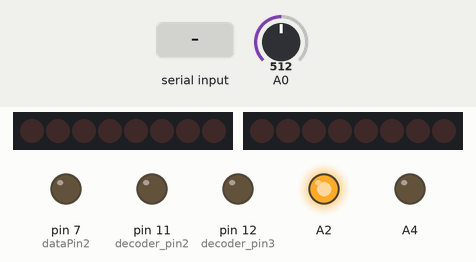
Simulated run of this sketch. Board: Arduino Uno, built with avr-gcc and run on an emulated ATmega328P. On the bench: 2 × 8 shift-register outputs drawn as a row of LEDs (first output left, lit = HIGH), output pins drawn as LEDs (lit = HIGH). Wiring (inferred from the names in the program): 2 × shift register (74HC595): data pin 4, shift clock pin 6, latch pin 5 / data pin 10, shift clock pin 13. Wiring (inferred from the signals the program sends): 2 × row of LEDs: on Q0, Q1, Q2, Q3, Q4, Q5, Q6, Q7 / on Q0, Q1, Q2, Q3, Q4, Q5, Q6, Q7. The test bench sets the inputs (shaded band); at power-on: A0 = 512. Pins used as bus, display or sensor lines are not drawn; what the sketch prints to the serial monitor is not drawn.

Above: at 1.2 s.
1.3 s: "Button 8\n" received over Serial
At 1.8 s:
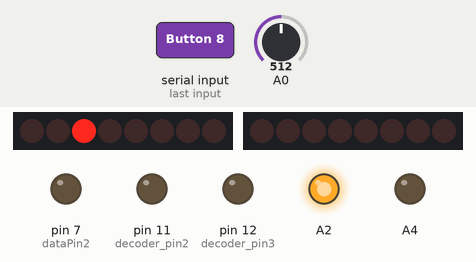
2.8 s: "Button 7\n" received over Serial
At 3.2 s:
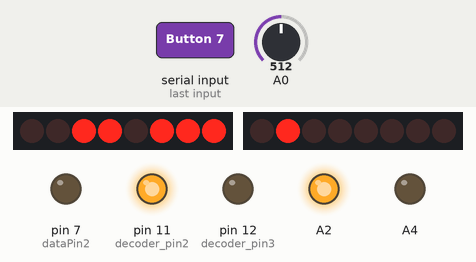
4.4 s: "Button 6\n" received over Serial
At 5.3 s:
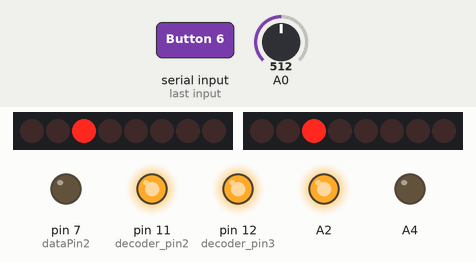
5.9 s: "Button 5\n" received over Serial
At 6.7 s:
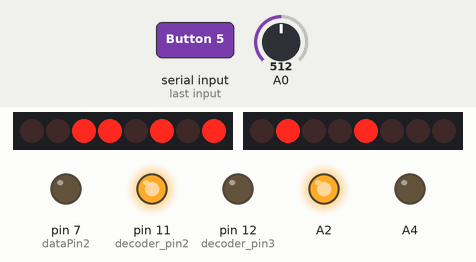
7.5 s: "Button 4\n" received over Serial
At 8.7 s:
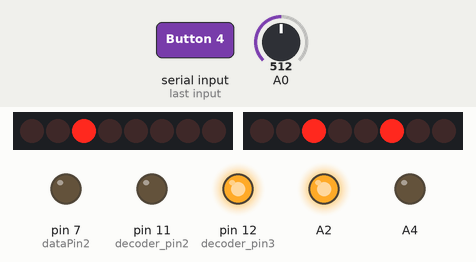
9.0 s: "Button 3\n" received over Serial
At 10.3 s:
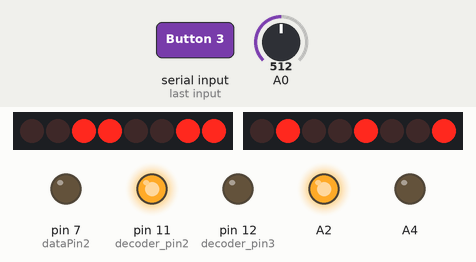
Timing chart, 0 to 11.6 s (numbered marks = the images above; inputs shaded):
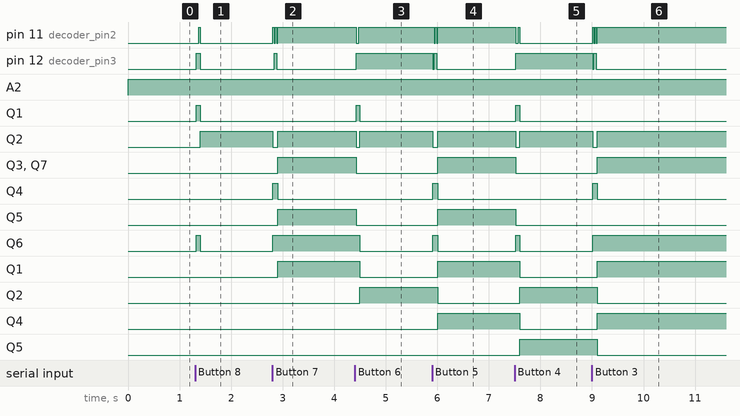

The sketch:

Bridge2Africa_2.ino
```cpp
int latchPin = 5;
int clockPin = 6;
int dataPin = 4;
int latchPin2 = 8;
int dataPin2 = 7;

int decoder_pin1 = 10;
int decoder_pin2 = 11;
int decoder_pin3 = 12;
int decoder_pin4 = 13;

const int buttonPin = 2;     // the number of the pushbutton pin
const int ledPin =  13;      // the number of the LED pin

byte leds = 0;
byte leds2 = 0;
char one = 'a';
char two = 'd';
char count = one;
int first = 1;

// variables will change:
int buttonState = 0;         // variable for reading the pushbutton status

void setup() {
  Serial.begin(9600); // set the baud rate
  //Serial.println("Ready"); // print "Ready"
  pinMode(latchPin, OUTPUT);
  pinMode(dataPin, OUTPUT);
  pinMode(clockPin, OUTPUT);
  pinMode(latchPin2, OUTPUT);
  pinMode(dataPin2, OUTPUT);
  pinMode(decoder_pin1, OUTPUT);
  pinMode(decoder_pin2, OUTPUT);
  pinMode(decoder_pin3, OUTPUT);
  pinMode(decoder_pin4, OUTPUT);
}


void loop() {
  char inByte = ' ';

  Serial.println(button());

  if(Serial.available()){ // only send data back if data has been sent
    char inByte = Serial.read(); // read the incoming data
    Serial.println(inByte, BIN); // send the data back in a new line so that it is not all one long line

   if (first == 1)
   {
        leds = inByte;
        first = 0;
   }
   else
   {

       char data = inByte;
       first = 1;

       if ((data & 1) == 1)
       {
        digitalWrite(decoder_pin1, HIGH);
       }
       else
       {
          digitalWrite(decoder_pin1, LOW);

       }

       if ((data & 2) == 2)
       {
        digitalWrite(decoder_pin2, HIGH);
       }
       else
       {
        digitalWrite(decoder_pin2, LOW);
       }

       if ((data & 4 ) == 4)
       {
        digitalWrite(decoder_pin3, HIGH);
       }
       else
       {
         digitalWrite(decoder_pin3, LOW);
       }

       if ((data & 8 ) == 8)
       {
        digitalWrite(decoder_pin4, HIGH);
       }
       else
       {
         digitalWrite(decoder_pin4, LOW);
       }


      updateShiftRegister1();
      //delay(200);


   }
  }
}


int button()
{
  analogWrite(A2, 255);
  analogWrite(A4,0);

  int sensorValue = analogRead(A0);

  float voltage= sensorValue * (5.0 / 1023.0);

  int buttonvalue = 0;

  if ( voltage > 0.3 && voltage <0.35 )
  {
    //Serial.println("Button 8");
    buttonvalue = 8;
  }
  else if ( voltage > 0.35 && voltage <0.39 )
  {
    //Serial.println("Button 7");
    buttonvalue = 7;
  }
  else if ( voltage > 0.42 && voltage <0.46 )
  {
    //Serial.println("Button 6");
    buttonvalue = 6;
  }
  else if ( voltage > 0.52 && voltage <0.56 )
  {
    //Serial.println("Button 5");
    buttonvalue = 5;
  }
  else if ( voltage > 0.68 && voltage <0.72 )
  {
    //Serial.println("Button 4");
    buttonvalue = 4;
  }
  else if ( voltage > 0.96 && voltage <1.0 )
  {
    //Serial.println("Button 3");
    buttonvalue = 3;
  }
  else if ( voltage > 1.63 && voltage <1.67 )
  {
    //Serial.println("Button 2");
    buttonvalue = 2;
  }
   else if ( voltage > 4 )
  {
    //Serial.println("Button 1");
    buttonvalue = 1;
  }
return buttonvalue;
}

void updateShiftRegister1()
{
  digitalWrite(latchPin, LOW);
  shiftOut(dataPin, clockPin, LSBFIRST, leds);
  digitalWrite(latchPin, HIGH);
}

void updateShiftRegister2()
{
  digitalWrite(latchPin2, LOW);
  shiftOut(dataPin2, clockPin, LSBFIRST, leds2);
  digitalWrite(latchPin2, HIGH);
}
```

Measured:
- after the input at 1.3 s, pin 11 (decoder_pin2): LOW → HIGH after 0.07 s, → LOW 0.02 s later; pin 12 (decoder_pin3), Q1, Q6: LOW → HIGH at once, → LOW 0.07 s later; Q2: LOW → HIGH after 0.10 s
- after the input at 2.8 s, pin 11 (decoder_pin2): alternates HIGH for 0.02 s and LOW for 0.02 s, 5 changes in all, then stays HIGH, starting at once; pin 12 (decoder_pin3): LOW → HIGH at once, → LOW 0.05 s later; Q2: HIGH → LOW at once, → HIGH 0.09 s later; Q3, Q5, Q7, Q1: LOW → HIGH after 0.11 s; Q4: LOW → HIGH at once, → LOW 0.09 s later
- after the input at 4.4 s, pin 11 (decoder_pin2): HIGH → LOW at once, → HIGH 0.05 s later; pin 12 (decoder_pin3): LOW → HIGH at once; Q1: LOW → HIGH at once, → LOW 0.07 s later; Q2: HIGH → LOW at once, → HIGH 0.07 s later; Q3, Q5, Q7: HIGH → LOW at once
- after the input at 5.9 s, pin 11 (decoder_pin2): alternates HIGH for 0.02 s and LOW for 0.02 s, 4 changes in all, then stays HIGH, starting at once; pin 12 (decoder_pin3): HIGH → LOW at once, → HIGH 0.02 s later, → LOW 0.05 s later
- after the input at 7.5 s, pin 11 (decoder_pin2): HIGH → LOW at once, → HIGH 0.05 s later, → LOW 0.02 s later; pin 12 (decoder_pin3): LOW → HIGH at once; Q1, Q6: LOW → HIGH at once, → LOW 0.07 s later; Q2: HIGH → LOW at once, → HIGH 0.07 s later; Q3, Q5, Q7: HIGH → LOW at once
- after the input at 9.0 s, pin 11 (decoder_pin2): alternates HIGH for 0.02 s and LOW for 0.02 s, 5 changes in all, then stays HIGH, starting at once; pin 12 (decoder_pin3): HIGH → LOW at once, → HIGH 0.02 s later, → LOW 0.05 s later
